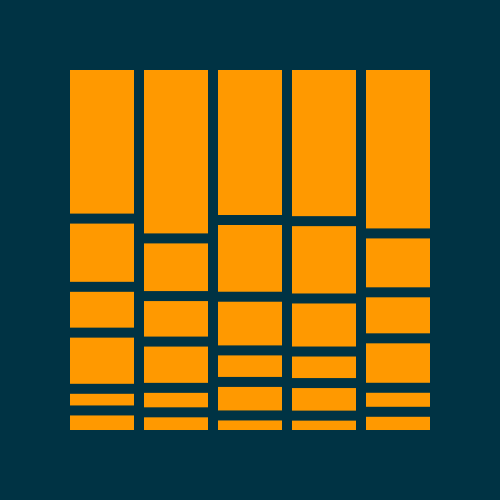
Frame 1 (no input)
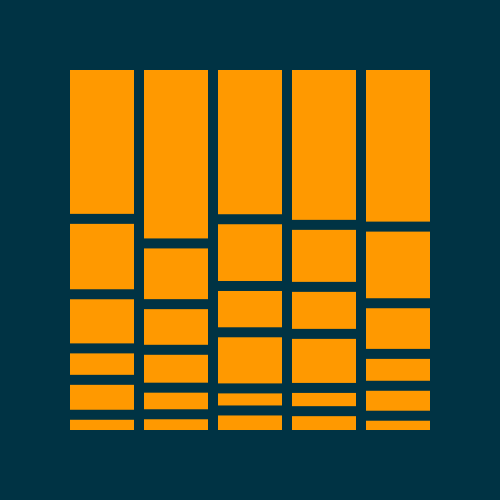
Frame 60 (the mouse pressed at the canvas centre just before this capture)
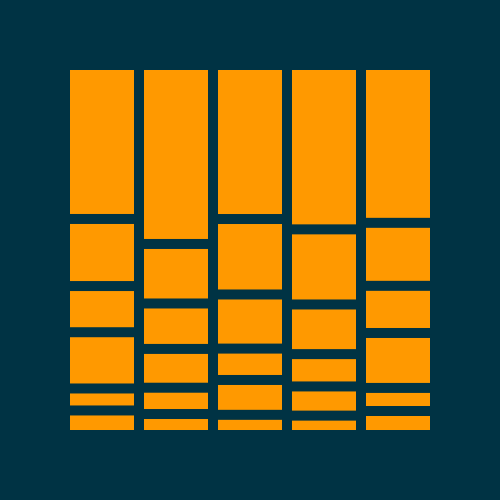
Frame 120 (the mouse held since frame 60 and released just before this capture)

The Processing sketch that drew these frames (run headless with seeded random() and noise(); from frame 60 on, the mouse is pressed at the canvas centre):

// Processing sketch: day_29
// ── day_29.pde
// (c) 2021 Joseph HENRY
// This code is licensed under MIT license (see LICENSE for details)

void band(float x, float y, float w, float h, float gap, int nBands, float offset) {
  push();
  translate(x, y);
  
  fill(#ff9900);
  noStroke();
  
  float size = h - ((nBands - 1) * gap);
  float ratio = 0;
  
  for (int i = 0; i < nBands; i++) {
    float pieceRatio;
    
    if (i == nBands - 1) {
      pieceRatio = 1 - ratio;
    } else {
      pieceRatio = noise(ratio / 5 + offset + i * 0.5) * (1 - ratio) * 0.9;
    }
    
    float yy = ratio * size + i * gap;
    
    rect(0, yy, w, pieceRatio * size);
    
    ratio += pieceRatio;
  }
  
  pop();
}

final float margin = 70;
final int nBands = 5;
final float gap = 10;
float bandSize;
float bandWidth;
float offset = 0;

void setup() {
  size(500, 500);
  
  // The size of the band
  bandSize = width - 2 * margin;
  
  // The thickness of each band, considering the gaps
  bandWidth = (bandSize - ((nBands - 1) * gap)) / nBands;
}

void draw() {
  background(#003344);
  
  // Draw the bands
  for (int i = 0; i < nBands; i++) {
    float x = margin + i * (bandWidth + gap);
    float bandOffset = cos(TWO_PI + offset + i * 5) / 5;
    
    band(x, margin, bandWidth, bandSize, gap, 6, bandOffset);
  }
  
  offset += 0.05;
}
